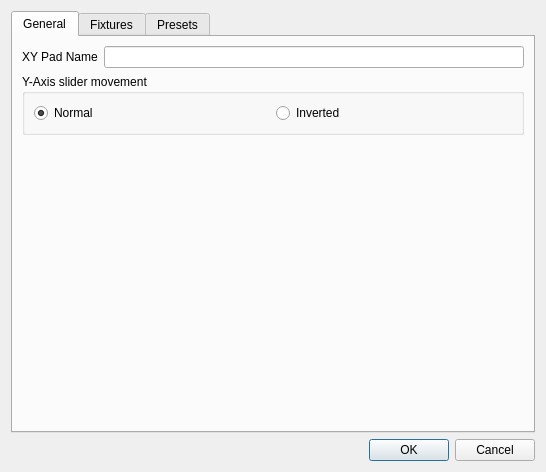
<?xml version="1.0" encoding="UTF-8"?>
<ui version="4.0">
 <author>Massimo Callegari</author>
 <comment>
  Q Light Controller Plus
  vcxypadproperties.ui

  Copyright (c) 2015 Massimo Callegari

  Licensed under the Apache License, Version 2.0 (the &quot;License&quot;);
  you may not use this file except in compliance with the License.
  You may obtain a copy of the License at

      http://www.apache.org/licenses/LICENSE-2.0.txt

  Unless required by applicable law or agreed to in writing, software
  distributed under the License is distributed on an &quot;AS IS&quot; BASIS,
  WITHOUT WARRANTIES OR CONDITIONS OF ANY KIND, either express or implied.
  See the License for the specific language governing permissions and
  limitations under the License.
 </comment>
 <class>VCXYPadProperties</class>
 <widget class="QDialog" name="VCXYPadProperties">
  <property name="geometry">
   <rect>
    <x>0</x>
    <y>0</y>
    <width>546</width>
    <height>472</height>
   </rect>
  </property>
  <property name="windowTitle">
   <string>XY Pad Properties</string>
  </property>
  <layout class="QGridLayout" name="gridLayout_2">
   <item row="2" column="0">
    <widget class="QDialogButtonBox" name="m_buttonBox">
     <property name="orientation">
      <enum>Qt::Orientation::Horizontal</enum>
     </property>
     <property name="standardButtons">
      <set>QDialogButtonBox::StandardButton::Cancel|QDialogButtonBox::StandardButton::Ok</set>
     </property>
    </widget>
   </item>
   <item row="1" column="0">
    <widget class="QTabWidget" name="m_tab">
     <property name="currentIndex">
      <number>0</number>
     </property>
     <widget class="QWidget" name="general">
      <attribute name="title">
       <string>General</string>
      </attribute>
      <layout class="QGridLayout" name="gridLayout_5">
       <item row="2" column="0" colspan="2">
        <widget class="QFrame" name="frame">
         <property name="frameShape">
          <enum>QFrame::Shape::NoFrame</enum>
         </property>
         <property name="frameShadow">
          <enum>QFrame::Shadow::Raised</enum>
         </property>
         <layout class="QVBoxLayout" name="verticalLayout">
          <property name="leftMargin">
           <number>0</number>
          </property>
          <property name="topMargin">
           <number>0</number>
          </property>
          <property name="rightMargin">
           <number>0</number>
          </property>
          <property name="bottomMargin">
           <number>0</number>
          </property>
          <item>
           <layout class="QHBoxLayout" name="m_extInputLayout"/>
          </item>
          <item>
           <layout class="QHBoxLayout" name="m_extFineInputLayout"/>
          </item>
          <item>
           <layout class="QHBoxLayout" name="m_sizeInputLayout"/>
          </item>
         </layout>
        </widget>
       </item>
       <item row="3" column="0" colspan="2">
        <spacer name="verticalSpacer_2">
         <property name="orientation">
          <enum>Qt::Orientation::Vertical</enum>
         </property>
         <property name="sizeHint" stdset="0">
          <size>
           <width>20</width>
           <height>40</height>
          </size>
         </property>
        </spacer>
       </item>
       <item row="0" column="0">
        <widget class="QLabel" name="m_nameLabel">
         <property name="text">
          <string>XY Pad Name</string>
         </property>
        </widget>
       </item>
       <item row="0" column="1">
        <widget class="QLineEdit" name="m_nameEdit">
         <property name="toolTip">
          <string>The name of this XY Pad</string>
         </property>
        </widget>
       </item>
       <item row="1" column="0" colspan="2">
        <widget class="QGroupBox" name="groupBox_3">
         <property name="title">
          <string>Y-Axis slider movement</string>
         </property>
         <layout class="QHBoxLayout" name="horizontalLayout">
          <item>
           <widget class="QRadioButton" name="m_YNormalRadio">
            <property name="text">
             <string>Normal</string>
            </property>
            <property name="checked">
             <bool>true</bool>
            </property>
           </widget>
          </item>
          <item>
           <widget class="QRadioButton" name="m_YInvertedRadio">
            <property name="text">
             <string>Inverted</string>
            </property>
           </widget>
          </item>
         </layout>
        </widget>
       </item>
      </layout>
     </widget>
     <widget class="QWidget" name="fixtures">
      <attribute name="title">
       <string>Fixtures</string>
      </attribute>
      <layout class="QGridLayout" name="gridLayout">
       <item row="0" column="0" rowspan="4">
        <widget class="QTreeWidget" name="m_tree">
         <property name="toolTip">
          <string>List of fixtures that are controlled by this pad</string>
         </property>
         <property name="showDropIndicator" stdset="0">
          <bool>false</bool>
         </property>
         <property name="alternatingRowColors">
          <bool>true</bool>
         </property>
         <property name="selectionMode">
          <enum>QAbstractItemView::SelectionMode::ExtendedSelection</enum>
         </property>
         <property name="rootIsDecorated">
          <bool>false</bool>
         </property>
         <property name="itemsExpandable">
          <bool>false</bool>
         </property>
         <property name="allColumnsShowFocus">
          <bool>true</bool>
         </property>
         <property name="expandsOnDoubleClick">
          <bool>false</bool>
         </property>
         <column>
          <property name="text">
           <string>Fixture</string>
          </property>
         </column>
         <column>
          <property name="text">
           <string>X-Axis</string>
          </property>
         </column>
         <column>
          <property name="text">
           <string>Y-Axis</string>
          </property>
         </column>
        </widget>
       </item>
       <item row="0" column="1">
        <widget class="QToolButton" name="m_addButton">
         <property name="toolTip">
          <string>Add fixture(s) to the pad</string>
         </property>
         <property name="text">
          <string notr="true">...</string>
         </property>
         <property name="icon">
          <iconset resource="../../../build/fixtureeditor/.qt/rcc/qlcui.qrc">
           <normaloff>:/edit_add.png</normaloff>:/edit_add.png</iconset>
         </property>
         <property name="iconSize">
          <size>
           <width>32</width>
           <height>32</height>
          </size>
         </property>
        </widget>
       </item>
       <item row="1" column="1">
        <widget class="QToolButton" name="m_removeButton">
         <property name="toolTip">
          <string>Remove selected fixture(s) from the pad</string>
         </property>
         <property name="text">
          <string notr="true">...</string>
         </property>
         <property name="icon">
          <iconset resource="../../../build/fixtureeditor/.qt/rcc/qlcui.qrc">
           <normaloff>:/edit_remove.png</normaloff>:/edit_remove.png</iconset>
         </property>
         <property name="iconSize">
          <size>
           <width>32</width>
           <height>32</height>
          </size>
         </property>
        </widget>
       </item>
       <item row="2" column="1">
        <widget class="QToolButton" name="m_editButton">
         <property name="toolTip">
          <string>Edit the selected fixture's axis</string>
         </property>
         <property name="text">
          <string notr="true">...</string>
         </property>
         <property name="icon">
          <iconset resource="../../../build/fixtureeditor/.qt/rcc/qlcui.qrc">
           <normaloff>:/edit.png</normaloff>:/edit.png</iconset>
         </property>
         <property name="iconSize">
          <size>
           <width>32</width>
           <height>32</height>
          </size>
         </property>
        </widget>
       </item>
       <item row="4" column="0">
        <widget class="QGroupBox" name="groupBox">
         <property name="title">
          <string>Range Display Mode</string>
         </property>
         <layout class="QHBoxLayout" name="horizontalLayout_4">
          <item>
           <widget class="QRadioButton" name="m_degreesRadio">
            <property name="text">
             <string>Degrees</string>
            </property>
            <property name="checked">
             <bool>true</bool>
            </property>
           </widget>
          </item>
          <item>
           <widget class="QRadioButton" name="m_percentageRadio">
            <property name="text">
             <string>Percentage</string>
            </property>
            <property name="checked">
             <bool>false</bool>
            </property>
           </widget>
          </item>
          <item>
           <widget class="QRadioButton" name="m_dmxRadio">
            <property name="text">
             <string>DMX</string>
            </property>
           </widget>
          </item>
         </layout>
        </widget>
       </item>
       <item row="3" column="1">
        <spacer name="verticalSpacer">
         <property name="orientation">
          <enum>Qt::Orientation::Vertical</enum>
         </property>
         <property name="sizeHint" stdset="0">
          <size>
           <width>20</width>
           <height>40</height>
          </size>
         </property>
        </spacer>
       </item>
       <item row="5" column="0">
        <widget class="QGroupBox" name="m_fixtureGroupBox">
         <property name="title">
          <string>Fixture Group Mode</string>
         </property>
         <layout class="QVBoxLayout" name="verticalLayout_2">
          <item>
           <widget class="QCheckBox" name="m_useFixtureGroupCheck">
            <property name="text">
             <string>Use Fixture Group</string>
            </property>
           </widget>
          </item>
          <item>
           <layout class="QHBoxLayout" name="horizontalLayout_5">
            <item>
             <widget class="QLabel" name="m_fixtureGroupLabel">
              <property name="text">
               <string>Fixture Group:</string>
              </property>
             </widget>
            </item>
            <item>
             <widget class="QComboBox" name="m_fixtureGroupCombo">
              <property name="enabled">
               <bool>false</bool>
              </property>
             </widget>
            </item>
           </layout>
          </item>
          <item>
           <widget class="QGroupBox" name="m_rowSelectionGroup">
            <property name="title">
             <string>Row Selection</string>
            </property>
            <property name="enabled">
             <bool>false</bool>
            </property>
            <layout class="QVBoxLayout" name="m_rowSelectionLayout">
             <item>
              <widget class="QLabel" name="m_rowSelectionPlaceholder">
               <property name="text">
                <string>Select a fixture group to enable row filtering</string>
               </property>
              </widget>
             </item>
            </layout>
           </widget>
          </item>
         </layout>
        </widget>
       </item>
      </layout>
     </widget>
     <widget class="QWidget" name="presets">
      <attribute name="title">
       <string>Presets</string>
      </attribute>
      <layout class="QGridLayout" name="gridLayout_4">
       <item row="0" column="0">
        <layout class="QHBoxLayout" name="horizontalLayout_3">
         <item>
          <widget class="QTreeWidget" name="m_presetsTree">
           <property name="sizePolicy">
            <sizepolicy hsizetype="MinimumExpanding" vsizetype="Expanding">
             <horstretch>0</horstretch>
             <verstretch>0</verstretch>
            </sizepolicy>
           </property>
           <property name="rootIsDecorated">
            <bool>false</bool>
           </property>
           <property name="itemsExpandable">
            <bool>false</bool>
           </property>
           <column>
            <property name="text">
             <string>Name</string>
            </property>
           </column>
           <column>
            <property name="text">
             <string>Soft Patch</string>
            </property>
           </column>
          </widget>
         </item>
         <item>
          <layout class="QVBoxLayout" name="m_presetLayout">
           <item>
            <widget class="QPushButton" name="m_addPositionButton">
             <property name="text">
              <string>Add position</string>
             </property>
             <property name="icon">
              <iconset resource="../../../build/fixtureeditor/.qt/rcc/qlcui.qrc">
               <normaloff>:/xypad.png</normaloff>:/xypad.png</iconset>
             </property>
            </widget>
           </item>
           <item>
            <widget class="QPushButton" name="m_addEfxButton">
             <property name="text">
              <string>Add EFX</string>
             </property>
             <property name="icon">
              <iconset resource="../../../build/fixtureeditor/.qt/rcc/qlcui.qrc">
               <normaloff>:/efx.png</normaloff>:/efx.png</iconset>
             </property>
            </widget>
           </item>
           <item>
            <widget class="QPushButton" name="m_addSceneButton">
             <property name="text">
              <string>Add Scene</string>
             </property>
             <property name="icon">
              <iconset resource="../../../build/fixtureeditor/.qt/rcc/qlcui.qrc">
               <normaloff>:/scene.png</normaloff>:/scene.png</iconset>
             </property>
            </widget>
           </item>
           <item>
            <widget class="QPushButton" name="m_addFxGroupButton">
             <property name="text">
              <string>Add Fixture Group</string>
             </property>
             <property name="icon">
              <iconset resource="../../../build/fixtureeditor/.qt/rcc/qlcui.qrc">
               <normaloff>:/group.png</normaloff>:/group.png</iconset>
             </property>
            </widget>
           </item>
           <item>
            <widget class="QPushButton" name="m_removePresetButton">
             <property name="text">
              <string>Remove</string>
             </property>
             <property name="icon">
              <iconset resource="../../../build/fixtureeditor/.qt/rcc/qlcui.qrc">
               <normaloff>:/edit_remove.png</normaloff>:/edit_remove.png</iconset>
             </property>
            </widget>
           </item>
           <item>
            <widget class="QPushButton" name="m_moveUpPresetButton">
             <property name="text">
              <string>Move Up</string>
             </property>
             <property name="icon">
              <iconset resource="../../../build/fixtureeditor/.qt/rcc/qlcui.qrc">
               <normaloff>:/up.png</normaloff>:/up.png</iconset>
             </property>
            </widget>
           </item>
           <item>
            <widget class="QPushButton" name="m_moveDownPresetButton">
             <property name="text">
              <string>Move Down</string>
             </property>
             <property name="icon">
              <iconset resource="../../../build/fixtureeditor/.qt/rcc/qlcui.qrc">
               <normaloff>:/down.png</normaloff>:/down.png</iconset>
             </property>
            </widget>
           </item>
           <item>
            <layout class="QHBoxLayout" name="horizontalLayout_2">
             <item>
              <widget class="QLabel" name="label">
               <property name="sizePolicy">
                <sizepolicy hsizetype="Minimum" vsizetype="Preferred">
                 <horstretch>0</horstretch>
                 <verstretch>0</verstretch>
                </sizepolicy>
               </property>
               <property name="text">
                <string>Preset name</string>
               </property>
              </widget>
             </item>
             <item>
              <widget class="QLineEdit" name="m_presetNameEdit">
               <property name="sizePolicy">
                <sizepolicy hsizetype="MinimumExpanding" vsizetype="Fixed">
                 <horstretch>0</horstretch>
                 <verstretch>0</verstretch>
                </sizepolicy>
               </property>
              </widget>
             </item>
            </layout>
           </item>
          </layout>
         </item>
        </layout>
       </item>
       <item row="1" column="0">
        <widget class="QFrame" name="frame_3">
         <property name="frameShape">
          <enum>QFrame::Shape::NoFrame</enum>
         </property>
         <property name="frameShadow">
          <enum>QFrame::Shadow::Raised</enum>
         </property>
         <layout class="QVBoxLayout" name="verticalLayout_2">
          <property name="leftMargin">
           <number>0</number>
          </property>
          <property name="topMargin">
           <number>0</number>
          </property>
          <property name="rightMargin">
           <number>0</number>
          </property>
          <property name="bottomMargin">
           <number>0</number>
          </property>
          <item>
           <layout class="QVBoxLayout" name="m_presetInputLayout"/>
          </item>
         </layout>
        </widget>
       </item>
      </layout>
     </widget>
    </widget>
   </item>
  </layout>
 </widget>
 <resources>
  <include location="../../../build/fixtureeditor/.qt/rcc/qlcui.qrc"/>
 </resources>
 <connections>
  <connection>
   <sender>m_buttonBox</sender>
   <signal>accepted()</signal>
   <receiver>VCXYPadProperties</receiver>
   <slot>accept()</slot>
   <hints>
    <hint type="sourcelabel">
     <x>266</x>
     <y>390</y>
    </hint>
    <hint type="destinationlabel">
     <x>157</x>
     <y>274</y>
    </hint>
   </hints>
  </connection>
  <connection>
   <sender>m_buttonBox</sender>
   <signal>rejected()</signal>
   <receiver>VCXYPadProperties</receiver>
   <slot>reject()</slot>
   <hints>
    <hint type="sourcelabel">
     <x>334</x>
     <y>390</y>
    </hint>
    <hint type="destinationlabel">
     <x>286</x>
     <y>274</y>
    </hint>
   </hints>
  </connection>
  <connection>
   <sender>m_addButton</sender>
   <signal>clicked()</signal>
   <receiver>VCXYPadProperties</receiver>
   <slot>slotAddClicked()</slot>
   <hints>
    <hint type="sourcelabel">
     <x>400</x>
     <y>115</y>
    </hint>
    <hint type="destinationlabel">
     <x>438</x>
     <y>15</y>
    </hint>
   </hints>
  </connection>
  <connection>
   <sender>m_removeButton</sender>
   <signal>clicked()</signal>
   <receiver>VCXYPadProperties</receiver>
   <slot>slotRemoveClicked()</slot>
   <hints>
    <hint type="sourcelabel">
     <x>400</x>
     <y>155</y>
    </hint>
    <hint type="destinationlabel">
     <x>439</x>
     <y>87</y>
    </hint>
   </hints>
  </connection>
  <connection>
   <sender>m_editButton</sender>
   <signal>clicked()</signal>
   <receiver>VCXYPadProperties</receiver>
   <slot>slotEditClicked()</slot>
   <hints>
    <hint type="sourcelabel">
     <x>400</x>
     <y>195</y>
    </hint>
    <hint type="destinationlabel">
     <x>416</x>
     <y>159</y>
    </hint>
   </hints>
  </connection>
  <connection>
   <sender>m_tree</sender>
   <signal>currentItemChanged(QTreeWidgetItem*,QTreeWidgetItem*)</signal>
   <receiver>VCXYPadProperties</receiver>
   <slot>slotSelectionChanged(QTreeWidgetItem*)</slot>
   <hints>
    <hint type="sourcelabel">
     <x>161</x>
     <y>162</y>
    </hint>
    <hint type="destinationlabel">
     <x>3</x>
     <y>154</y>
    </hint>
   </hints>
  </connection>
  <connection>
   <sender>m_tree</sender>
   <signal>itemDoubleClicked(QTreeWidgetItem*,int)</signal>
   <receiver>VCXYPadProperties</receiver>
   <slot>slotEditClicked()</slot>
   <hints>
    <hint type="sourcelabel">
     <x>41</x>
     <y>147</y>
    </hint>
    <hint type="destinationlabel">
     <x>4</x>
     <y>73</y>
    </hint>
   </hints>
  </connection>
 </connections>
 <slots>
  <slot>slotAddClicked()</slot>
  <slot>slotRemoveClicked()</slot>
  <slot>slotEditClicked()</slot>
  <slot>slotSelectionChanged(QTreeWidgetItem*)</slot>
  <slot>slotItemDoubleClicked(QTreeWidgetItem*)</slot>
  <slot>slotPanChooseClicked()</slot>
  <slot>slotTiltChooseClicked()</slot>
  <slot>slotPanAutoDetectToggled(bool)</slot>
  <slot>slotTiltAutoDetectToggled(bool)</slot>
 </slots>
</ui>
